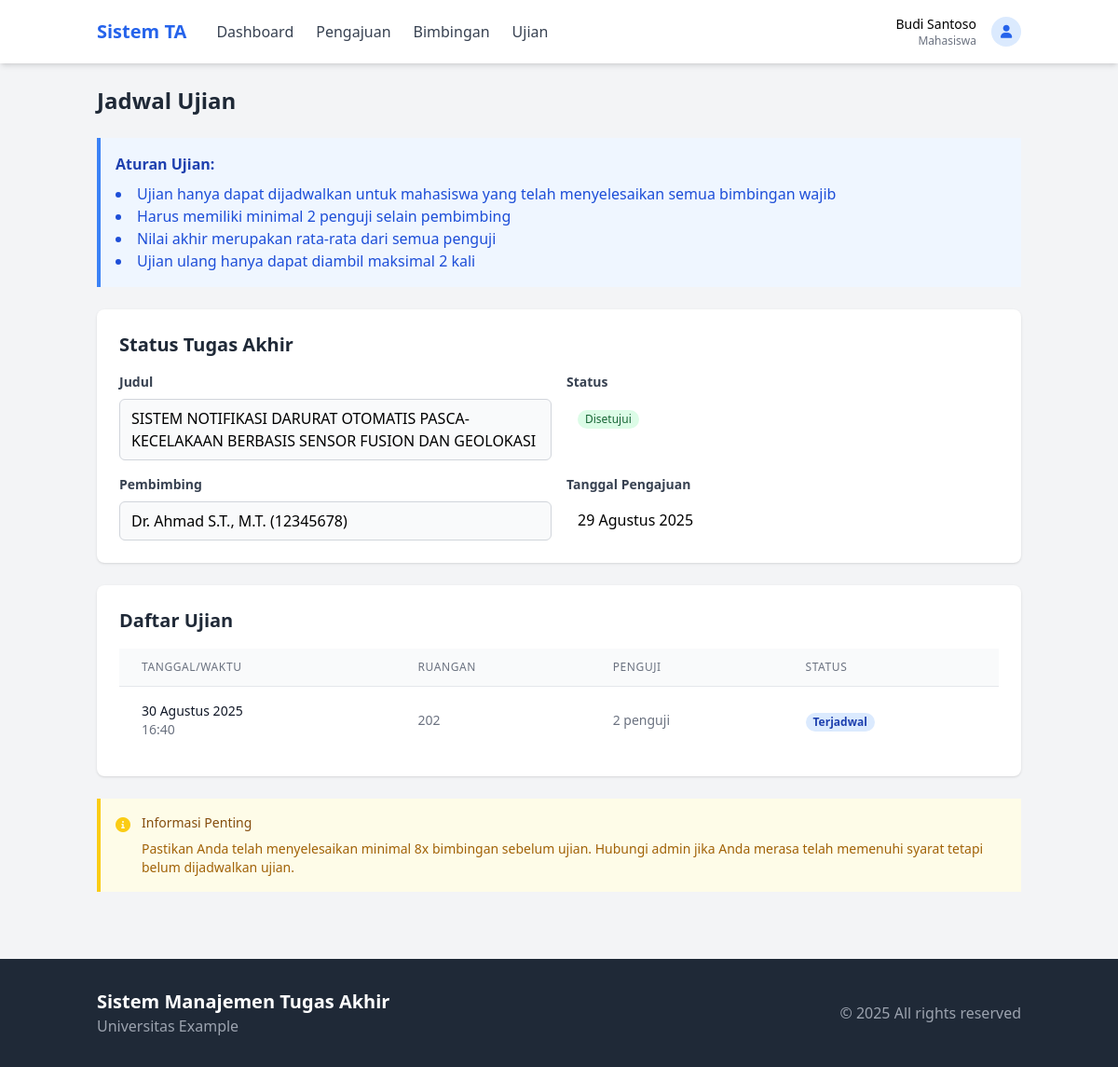
The app's page /modules/mahasiswa/ujian.php (signed in) with its own data.
### tables this page shows
CREATE TABLE IF NOT EXISTS `tugas_akhir` (
  `id` int NOT NULL AUTO_INCREMENT,
  `mahasiswa_id` int DEFAULT NULL,
  `dosen_id` int DEFAULT NULL,
  `judul` varchar(255) NOT NULL,
  `deskripsi` text,
  `proposal_path` varchar(255) DEFAULT NULL,
  `status` enum('Diajukan','Review','Disetujui','Ditolak','Selesai') DEFAULT 'Diajukan',
  `tanggal_pengajuan` timestamp NULL DEFAULT CURRENT_TIMESTAMP,
  `catatan_dosen` text,
  PRIMARY KEY (`id`),
  KEY `mahasiswa_id` (`mahasiswa_id`),
  KEY `dosen_id` (`dosen_id`),
  CONSTRAINT `tugas_akhir_ibfk_1` FOREIGN KEY (`mahasiswa_id`) REFERENCES `mahasiswa` (`id`) ON DELETE CASCADE,
  CONSTRAINT `tugas_akhir_ibfk_2` FOREIGN KEY (`dosen_id`) REFERENCES `dosen` (`id`) ON DELETE SET NULL
);

CREATE TABLE IF NOT EXISTS `users` (
  `id` int NOT NULL AUTO_INCREMENT,
  `username` varchar(50) NOT NULL,
  `password` varchar(255) NOT NULL,
  `role` enum('admin','dosen','mahasiswa') NOT NULL,
  `nama` varchar(100) NOT NULL,
  `email` varchar(100) NOT NULL,
  `created_at` timestamp NULL DEFAULT CURRENT_TIMESTAMP,
  PRIMARY KEY (`id`),
  UNIQUE KEY `username` (`username`)
);

CREATE TABLE IF NOT EXISTS `dosen` (
  `id` int NOT NULL AUTO_INCREMENT,
  `user_id` int DEFAULT NULL,
  `nidn` varchar(20) NOT NULL,
  `bidang_keahlian` varchar(100) NOT NULL,
  `peran` enum('Pembimbing','Penguji','Keduanya') NOT NULL,
  PRIMARY KEY (`id`),
  UNIQUE KEY `nidn` (`nidn`),
  KEY `user_id` (`user_id`),
  CONSTRAINT `dosen_ibfk_1` FOREIGN KEY (`user_id`) REFERENCES `users` (`id`) ON DELETE CASCADE
);

CREATE TABLE IF NOT EXISTS `ujian` (
  `id` int NOT NULL AUTO_INCREMENT,
  `tugas_akhir_id` int DEFAULT NULL,
  `tanggal` date NOT NULL,
  `waktu` time NOT NULL,
  `ruangan` varchar(50) NOT NULL,
  `status` enum('Terjadwal','Selesai','Dibatalkan') DEFAULT 'Terjadwal',
  `created_at` timestamp NULL DEFAULT CURRENT_TIMESTAMP,
  PRIMARY KEY (`id`),
  KEY `tugas_akhir_id` (`tugas_akhir_id`),
  CONSTRAINT `ujian_ibfk_1` FOREIGN KEY (`tugas_akhir_id`) REFERENCES `tugas_akhir` (`id`) ON DELETE CASCADE
);

### includes/functions.php (called while the page is built, shortened)
<?php
function getTugasAkhirByMahasiswa($mahasiswa_id) {
    global $pdo;
    $stmt = $pdo->prepare("
        SELECT ta.*, d.nidn, u.nama as dosen_nama
        FROM tugas_akhir ta
        LEFT JOIN dosen d ON ta.dosen_id = d.id
        LEFT JOIN users u ON d.user_id = u.id
        WHERE ta.mahasiswa_id = ?
    ");
    $stmt->execute([$mahasiswa_id]);
    return $stmt->fetch(PDO::FETCH_ASSOC);
}
function getMahasiswaByUserId($user_id) {
    global $pdo;
    $stmt = $pdo->prepare("
        SELECT m.*, u.nama, u.email
        FROM mahasiswa m
        JOIN users u ON m.user_id = u.id
        WHERE m.user_id = ?
    ");
    $stmt->execute([$user_id]);
    return $stmt->fetch(PDO::FETCH_ASSOC);
}
function getUjianByTugasAkhir($tugas_akhir_id) {
    global $pdo;
    $stmt = $pdo->prepare("
        SELECT u.*, GROUP_CONCAT(d.nidn) as nidn_penguji
        FROM ujian u
        LEFT JOIN penguji p ON u.id = p.ujian_id
        LEFT JOIN dosen d ON p.dosen_id = d.id
        WHERE u.tugas_akhir_id = ?
        GROUP BY u.id
        ORDER BY u.tanggal DESC
    ");
    $stmt->execute([$tugas_akhir_id]);
    return $stmt->fetchAll(PDO::FETCH_ASSOC);
}
function getStatusBadgeClass($status) {
    switch ($status) {
        case 'Disetujui':
        case 'Dikonfirmasi':
        case 'Selesai':
        case 'Lulus':
        case 'Aktif':
            return 'bg-green-100 text-green-800';
        case 'Terjadwal':
            return 'bg-blue-100 text-blue-800';
    }
}
function formatTanggal($date) {
    $months = [
        'Januari', 'Februari', 'Maret', 'April', 'Mei', 'Juni',
        'Juli', 'Agustus', 'September', 'Oktober', 'November', 'Desember'
    ];
    $time = strtotime($date);
    return date('d', $time) . ' ' . $months[date('n', $time) - 1] . ' ' . date('Y', $time);
}
?>

### modules/mahasiswa/ujian.php (the view, shortened to what this page needs)
<?php
$mahasiswa = getMahasiswaByUserId($_SESSION['user_id']);
$mahasiswa_id = $mahasiswa['id'];
$tugas_akhir = getTugasAkhirByMahasiswa($mahasiswa_id);
$ujian = [];
if ($tugas_akhir) {
    $ujian = getUjianByTugasAkhir($tugas_akhir['id']);
}
?>
<!DOCTYPE html>
<html lang="id">
<head>
    <script src="https://cdn.tailwindcss.com"></script>
    <link rel="stylesheet" href="https://cdnjs.cloudflare.com/ajax/libs/font-awesome/6.0.0/css/all.min.css">
</head>
<body class="bg-gray-100">
    <?php include '../../includes/header.php'; ?>
    <div class="container mx-auto px-4 py-6">
        <h1 class="text-2xl font-bold text-gray-800 mb-6">Jadwal Ujian</h1>
        <div class="bg-blue-50 border-l-4 border-blue-500 p-4 mb-6">
            <h3 class="font-bold text-blue-800">Aturan Ujian:</h3>
            <ul class="list-disc list-inside text-blue-700 mt-2">
                <li>Ujian hanya dapat dijadwalkan untuk mahasiswa yang telah menyelesaikan semua bimbingan wajib</li>
                <li>Harus memiliki minimal 2 penguji selain pembimbing</li>
                <li>Nilai akhir merupakan rata-rata dari semua penguji</li>
                <li>Ujian ulang hanya dapat diambil maksimal 2 kali</li>
            </ul>
        </div>
        <div class="bg-white rounded-lg shadow p-6 mb-6">
            <h2 class="text-xl font-bold text-gray-800 mb-4">Status Tugas Akhir</h2>
            <div class="grid grid-cols-1 md:grid-cols-2 gap-4 mb-4">
                <div>
                    <label class="block text-gray-700 text-sm font-bold mb-2">Judul</label>
                    <p class="px-3 py-2 border border-gray-300 rounded-md bg-gray-50">
                        <?php echo $tugas_akhir ? $tugas_akhir['judul'] : 'Belum diajukan'; ?>
                    </p>
                </div>
                <div>
                    <label class="block text-gray-700 text-sm font-bold mb-2">Status</label>
                    <div class="px-3 py-2">
                        <?php if ($tugas_akhir): ?>
                            <?php $statusClass = getStatusBadgeClass($tugas_akhir['status']); ?>
                            <span class="px-2 inline-flex text-xs leading-5 font-semib极 rounded-full <?php echo $statusClass; ?>">
                                <?php echo $tugas_akhir['status']; ?>
                            </span>
                        <?php else: ?>
                            <span class="px-2 inline-flex text-xs leading-5 font-semibold rounded-full bg-gray-100 text-gray-800">
                                Belum Diajukan
                            </span>
                        <?php endif; ?>
                    </div>
                </div>
            </div>
            <?php if ($tugas_akhir): ?>
                <div class="grid grid-cols-1 md:grid-cols-2 gap-4">
                    <div>
                        <label class="block text-gray-700 text-sm font-bold mb-2">Pembimbing</label>
                        <p class="px-3 py-2 border border-gray-300 rounded-md bg-gray-50">
                            <?php echo $tugas_akhir['dosen_nama'] ? $tugas_akhir['dosen_nama'] . ' (' . $tugas_akhir['nidn'] . ')' : 'Belum dipilih'; ?>
                        </p>
                    </div>
                    <div>
                        <label class="block text-gray-700 text-sm font-bold mb-2">Tanggal Pengajuan</label>
                        <p class="px-3 py-2">
                            <?php echo $tugas_akhir['tanggal_pengajuan'] ? formatTanggal($tugas_akhir['tanggal_pengajuan']) : '-'; ?>
                        </p>
                    </div>
                </div>
            <?php endif; ?>
        </div>
        <div class="bg-white rounded-lg shadow p-6">
            <h2 class="text-xl font-bold text-gray-800 mb-4">Daftar Ujian</h2>
            <?php if (!empty($ujian)): ?>
                <div class="overflow-x-auto">
                    <table class="min-w-full divide-y divide-gray-200">
                        <thead class="bg-gray-50">
                            <tr>
                                <th class="px-6 py-3 text-left text-xs font-medium text-gray-500 uppercase tracking-wider">Tanggal/Waktu</th>
                                <th class="px-6 py-3 text-left text-xs font-medium text-gray-500 uppercase tracking-wider">Ruangan</th>
                                <th class="px-6 py-3 text-left text-xs font-medium text-gray-500 uppercase tracking-wider">Penguji</th>
                                <th class="px-6 py-3 text-left text-xs font-medium text-gray-500 uppercase tracking-wider">Status</th>
                            </tr>
                        </thead>
                        <tbody class="bg-white divide-y divide-gray-200">
                            <?php foreach ($ujian as $u): ?>
                            <tr>
                                <td class="px-6 py-4 whitespace-nowrap">
                                    <div class="text-sm text-gray-900"><?php echo formatTanggal($u['tanggal']); ?></div>
                                    <div class="text-sm text-gray-500"><?php echo date('H:i', strtotime($u['waktu'])); ?></div>
                                </td>
                                <td class="px-6 py-4 whitespace-nowrap text-sm text-gray-500">
                                    <?php echo $u['ruangan']; ?>
                                </td>
                                <td class="px-6 py-4">
                                    <div class="text-sm text-gray-500">
                                        <?php
                                        if ($u['nidn_penguji']) {
                                            $penguji = explode(',', $u['nidn_penguji']);
                                            echo count($penguji) . ' penguji';
                                        } else {
                                            echo 'Belum ditentukan';
                                        }
                                        ?>
                                    </div>
                                </td>
                                <td class="px-6 py-4 whitespace-nowrap">
                                    <?php $statusClass = getStatusBadgeClass($u['status']); ?>
                                    <span class="px-2 inline-flex text-xs leading-5 font-semibold rounded-full <?php echo $statusClass; ?>">
                                        <?php echo $u['status']; ?>
                                    </span>
                                </td>
                            </tr>
                            <?php endforeach; ?>
                        </tbody>
                    </table>
                </div>
            <?php endif; ?>
        </div>
        <?php if ($tugas_akhir && $tugas_akhir['status'] === 'Disetujui'): ?>
            <div class="mt-6 bg-yellow-50 border-l-4 border-yellow-400 p-4">
                <div class="flex">
                    <div class="flex-shrink-0">
                        <i class="fas fa-info-circle text-yellow-400"></i>
                    </div>
                    <div class="ml-3">
                        <h3 class="text-sm font-medium text-yellow-800">Informasi Penting</h3>
                        <div class="mt-2 text-sm text-yellow-700">
                            <p>Pastikan Anda telah menyelesaikan minimal 8x bimbingan sebelum ujian. Hubungi admin jika Anda merasa telah memenuhi syarat tetapi belum dijadwalkan ujian.</p>
                        </div>
                    </div>
                </div>
            </div>
        <?php endif; ?>
    </div>
    <?php include '../../includes/footer.php'; ?>
</body>
</html>

### records on screen
tugas_akhir: judul "SISTEM NOTIFIKASI DARURAT OTOMATIS PASCA-KECELAKAAN BERBASIS SENSOR FUSION DAN GEOLOKASI", status "Disetujui", users.nama "Dr. Ahmad S.T., M.T.", dosen.nidn "12345678", tanggal_pengajuan "29 Agustus 2025"
ujian: tanggal "30 Agustus 2025", waktu "16:40", ruangan "202", count($penguji) "2", status "Terjadwal"

### other values on screen
$_SESSION['user_name'] "Budi Santoso"
$_SESSION['user_role'] "Mahasiswa"
